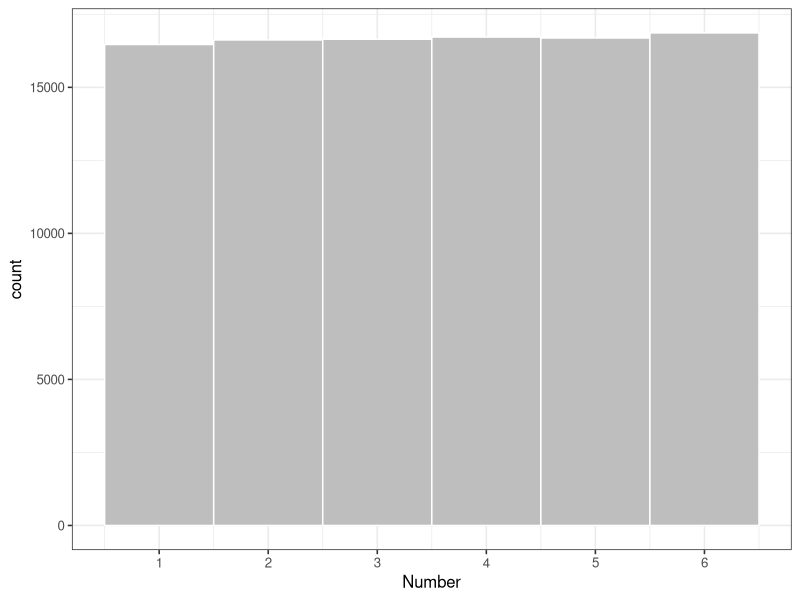
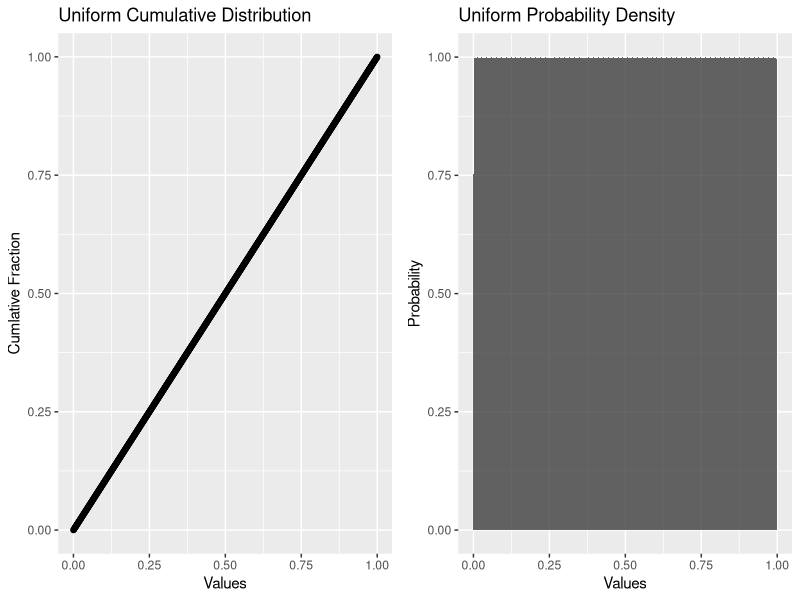
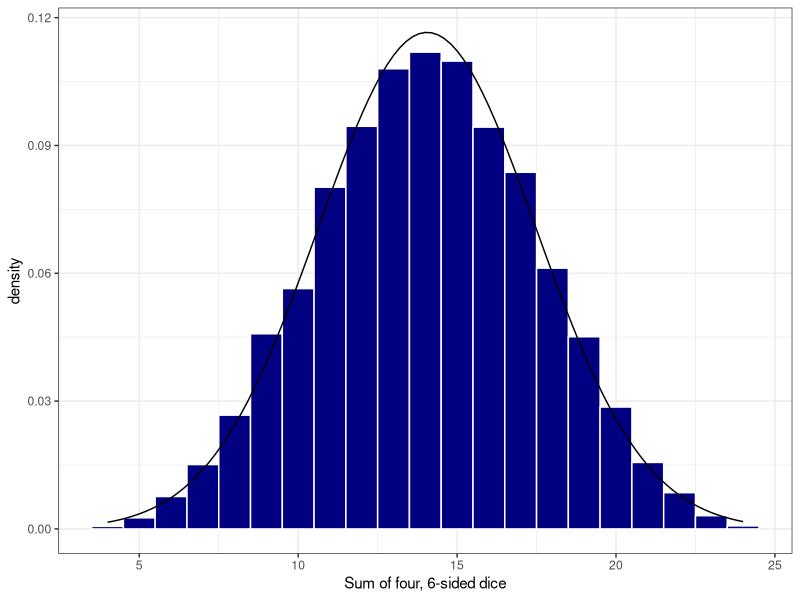
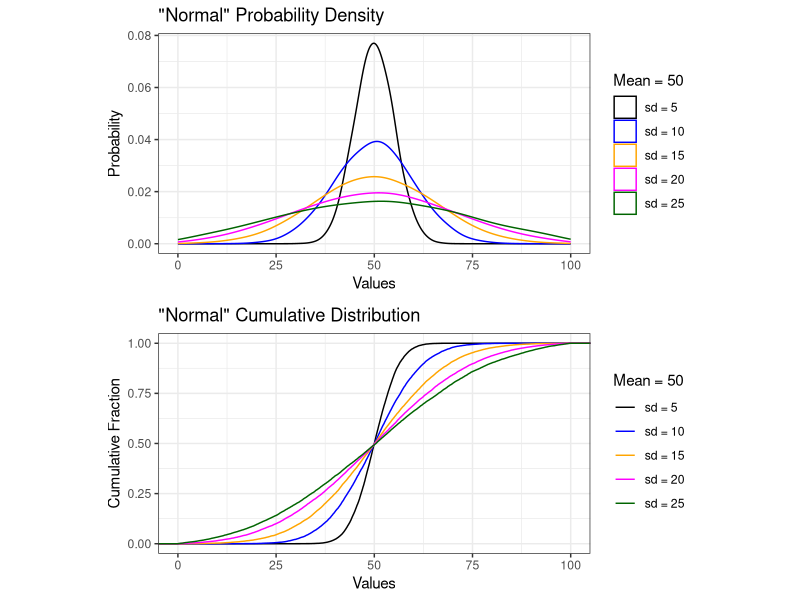
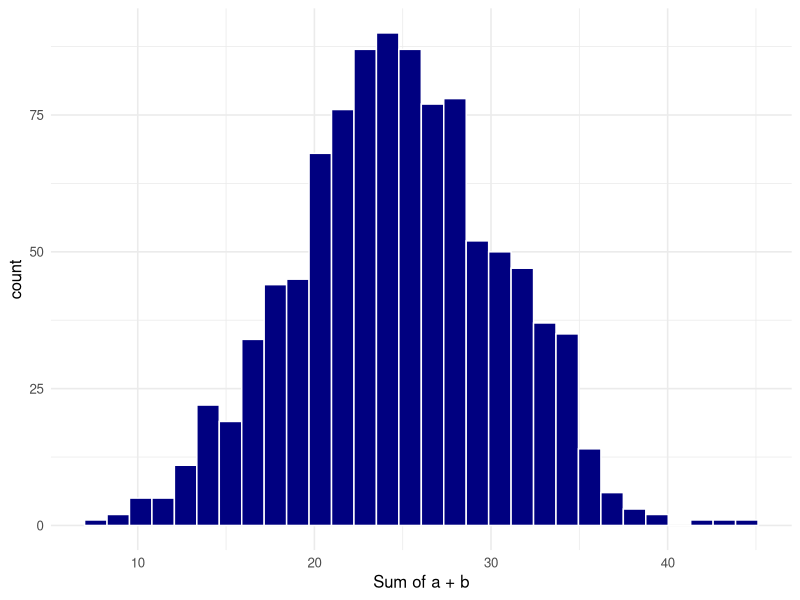
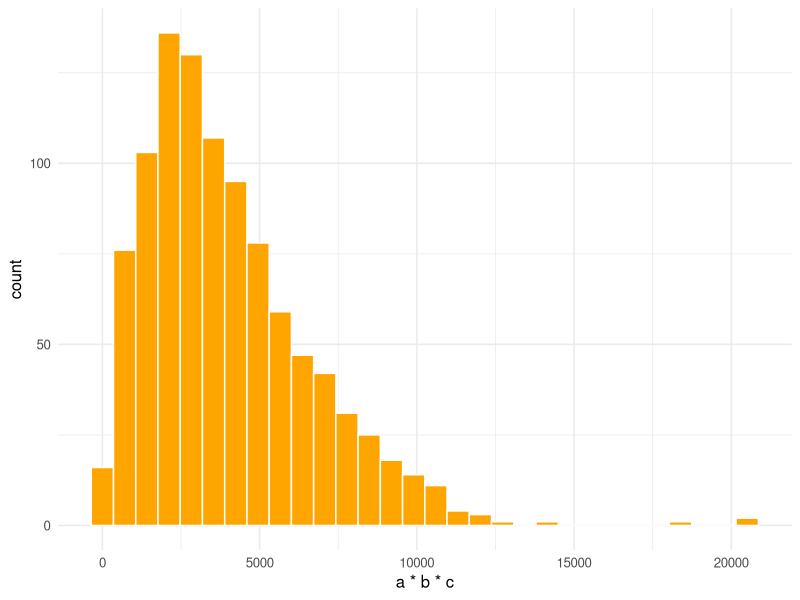
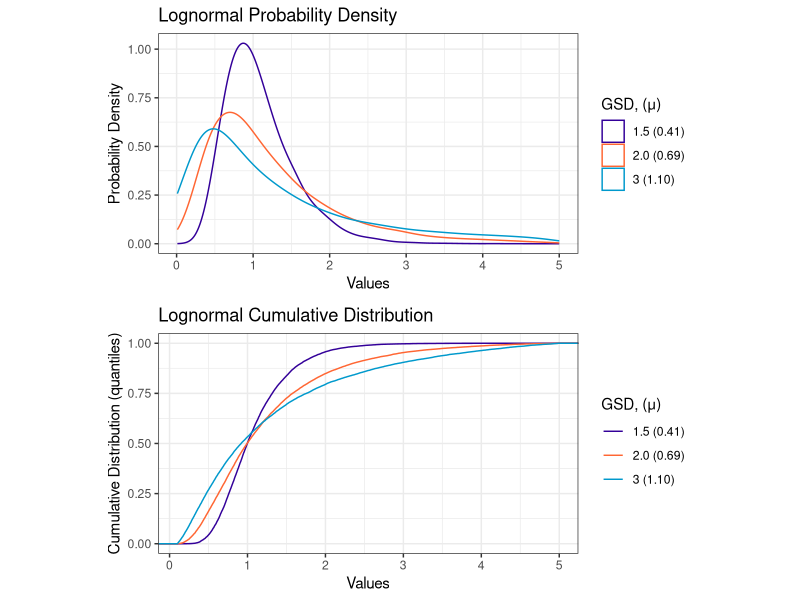
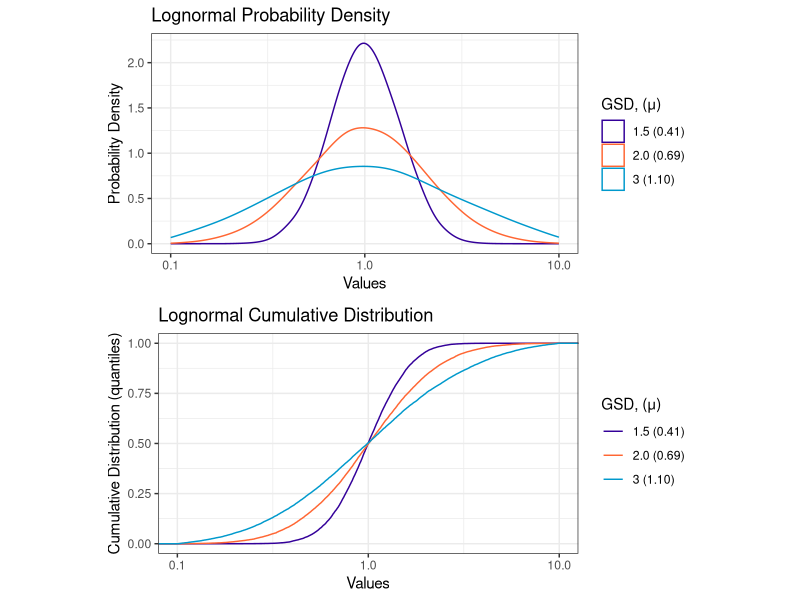

Recreate these plots in R, in order. (Note: this script raises an error after producing the figures.)
## ---- chunk 1
library(tidyverse)
library(gridExtra)
library(grid)
library(broom)
knitr::opts_chunk$set(echo = TRUE, cache = TRUE)

jvPalette <- c("#330099","#CC0066","#FF6633",
                      "#0099CC", "#FF9900","#CC6633",
                      "#FF3366", "#33CC99", "#33999")
## ---- chunk 2
#create a uniform distribition for the first roll of a 6-sided die
six_sided <- tibble(
  rolls = ceiling(runif(10e4, min=1, max=7))
)

#create a histogram of the probability density for a uniform distribution 
ggplot(data = six_sided, aes(x = rolls)) +
  geom_histogram(
      breaks = seq(1,7,1), 
      fill = "grey",
      color = "white") +
  xlab("Number") +
  scale_x_continuous(breaks = c(0.5, 1.5, 2.5, 3.5, 4.5, 5.5, 6.5),
                     labels = as.factor(seq(0,6,1))) +
  theme_bw(base_size = 12)
## ---- chunk 3
unif_dist2<-tibble(data = seq(0,1,0.001), 
                  quant = seq(0,1,0.001))
                  

unif_cdf <- ggplot(data = unif_dist2) +
  geom_point(aes(x=quant, y = data)) +
  labs(title = "Uniform Cumulative Distribution",
       y ="Cumlative Fraction",
       x = "Values")

unif_hist <- ggplot(data = unif_dist2) +
  stat_density(aes(x = data),
                 outline.type = "full",
               kernel = "gaussian",
               n = 4096,
               alpha = 0.75,
               bw = .001) +
  labs(title = "Uniform Probability Density",
       y = "Probability",
       x = "Values")

grid.arrange(unif_cdf, unif_hist, ncol=2)

## ---- chunk 4
#sample a uniform distribution between 0 and 6, replicate 1000 times
#use 'ceiling' function to round up results
four_dice <- tibble(sum = replicate(10000, runif(4, min=0, max=6) %>% 
                         ceiling() %>% 
                         sum() #sum the result
                       ))
ggplot(data = four_dice) +
  geom_histogram(aes(x = sum, after_stat(density)),
                 bins = 21,
                 fill = "navy",
                 color = "white") + 
  stat_function(fun = dnorm, n = 101, 
                args = list(
                  mean = mean(four_dice$sum), 
                  sd = sd(four_dice$sum)
                  )
                ) +
  xlab("Sum of four, 6-sided dice") +
  theme_bw()

## ---- chunk 5
norm2 <- tibble(a = rnorm(n = 20000, mean = 50, sd = 5),
                b = rnorm(n = 20000, mean = 50, sd = 10),
                c = rnorm(n = 20000, mean = 50, sd = 15),
                d = rnorm(n = 20000, mean = 50, sd = 20),
                e = rnorm(n = 20000, mean = 50, sd = 25))

normal_ecdf <- ggplot(data = norm2) +
  stat_ecdf(aes(x = a, color = "sd = 5")) +
  stat_ecdf(aes(x = b, color = "sd = 10")) +
  stat_ecdf(aes(x = c, color = "sd = 15")) +
  stat_ecdf(aes(x = d, color = "sd = 20")) +
  stat_ecdf(aes(x = e, color = "sd = 25")) +
  xlim(0,100) +
  labs(title = "\"Normal\" Cumulative Distribution",
       x = "Values",
       y = "Cumulative Fraction") +
  scale_color_manual(values = c("black", 
                                "blue", 
                                "orange", 
                                "magenta", 
                                "darkgreen"), 
                     breaks=c("sd = 5",
                              "sd = 10",
                              "sd = 15", 
                              "sd = 20", 
                              "sd = 25"),
                     name = "Mean = 50") +
  theme_bw()

normal_density<- ggplot(data = norm2) +
  geom_density(aes(x = a, color = "sd = 5"),
               adjust = 2) +
  geom_density(aes(b, color = "sd = 10"),
               adjust = 2) +
  geom_density(aes(c, color = "sd = 15"),
               adjust = 2) +
  geom_density(aes(d, color = "sd = 20"),
               adjust = 2) +
  geom_density(aes(e, color = "sd = 25"),
               adjust = 2) +
  xlim(0,100) +
  labs(title = "\"Normal\" Probability Density",
       x = "Values",
       y = "Probability") +
  scale_color_manual(values = c("black", 
                                "blue", 
                                "orange", 
                                "magenta", 
                                "darkgreen"), 
                     breaks=c("sd = 5",
                              "sd = 10",
                              "sd = 15", 
                              "sd = 20", 
                              "sd = 25"),
                     name = "Mean = 50") +
  theme_bw() 

grid.arrange(normal_density, normal_ecdf, 
             nrow=2, 
             respect=TRUE, 
             heights = c(0.5, 0.5))


## ---- chunk 6
#create two variables that are normally distributed
normal_data <- tibble(a = rnorm(n=1000, mean = 15, sd = 5),
                   b = rnorm(n=1000, mean = 10, sd = 3))
## ---- chunk 7
#add those variables together and you get a normal distribution
normal_data %>% mutate(c = a + b) -> normal_data

ggplot2::ggplot(data = normal_data) + 
  geom_histogram(aes(c),
                 bins = 30,
                 fill = "navy",
                 color = "white") +
  xlab("Sum of a + b") +
  theme_minimal(base_size = 12)
#ggsave("./images/hist_a_b.png", dpi = 150)
## ---- chunk 8
#multiply together three normal variables
normal_data %>% 
  mutate(d = sample(a*b*c, 1000)) -> log_data

ggplot2::ggplot(data = log_data) + 
  geom_histogram(aes(d),
                 bins = 30,
                 fill = "orange",
                 color = "white") +
  xlab("a * b * c") +
  theme_minimal(base_size = 12) 
## ---- chunk 9

y <- tibble(
  blue = rlnorm(20000, meanlog = 0, sdlog = log(1.5)),
  red = rlnorm(20000, meanlog = 0, sdlog = log(2.0)),
  green = rlnorm(20000, meanlog = 0, sdlog = log(3))
) %>%
  pivot_longer(cols = blue:green,
               names_to = "GSD",
               values_to = "Values") %>%
  mutate(GSD = case_when(
    GSD == "blue" ~ "1.5 (0.41)",
    GSD == "red" ~ "2.0 (0.69)",
    GSD == "green" ~ "3 (1.10)"
  )) %>%
  mutate(GSD = as.factor(GSD))

log.pdf <- ggplot(data = y) +
  geom_density(aes(x = Values, color = GSD),
               adjust = 2) +
  scale_color_manual(name = "GSD, (\U003BC)",
                    values = jvPalette[c(1,3,4)]) +
  ylab("Probability Density") +
  xlim(0.01, 5) + 
  ggtitle("Lognormal Probability Density") +
  theme_bw() +
  theme(legend.direction = "vertical", legend.box = "horizontal")

log.cdf <- ggplot(data = y) +
  stat_ecdf(aes(x = Values, color = GSD)) +
  scale_color_manual(name = "GSD, (\U003BC)",
                    values = jvPalette[c(1,3,4)]) +
  ylab("Cumulative Distribution (quantiles)") +
  xlim(0.1, 5) +
  ggtitle("Lognormal Cumulative Distribution") +
  theme_bw()


grid.arrange(log.pdf, log.cdf,
             nrow=2, 
             respect=TRUE, 
             heights = c(0.5, 0.5))

## ---- chunk 10

log.pdf2 <- ggplot(data = y) +
  geom_density(aes(x = Values, color = GSD),
               adjust = 2) +
  scale_color_manual(name = "GSD, (\U003BC)",
                    values = jvPalette[c(1,3,4)]) +
  ylab("Probability Density") +
  ggtitle("Lognormal Probability Density") +
  theme_bw() +
  theme(legend.direction = "vertical", legend.box = "horizontal") +
  scale_x_log10(limits = c(0.1, 10))

log.cdf2 <- ggplot(data = y) +
  stat_ecdf(aes(x = Values, color = GSD)) +
  scale_color_manual(name = "GSD, (\U003BC)",
                    values = jvPalette[c(1,3,4)]) +
  ylab("Cumulative Distribution (quantiles)") +
  ggtitle("Lognormal Cumulative Distribution") +
  theme_bw() +
  scale_x_log10(limits = c(0.1, 10))


grid.arrange(log.pdf2, log.cdf2,
             nrow=2, 
             respect=TRUE, 
             heights = c(0.5, 0.5))
## ---- chunk 11
set.seed(7)
corr_plots1 <- tibble(
  x = 1:100,
  y1 = 90 - x,
  y2 = map_dbl(x, ~ (.x*(rnorm(1, mean = 1,  sd = 0.06)) 
                     + rnorm(1, mean = 0, sd = 5))),
  y3 = map_dbl(x, ~ (70 - .x*(rnorm(1, mean = 0.6,  sd = 0.15)) 
                     + rnorm(1, mean = 10, sd = 10))),
  y4 = runif(100, 5, 85)) %>%
  pivot_longer(y1:y4, names_to = "type") %>%
  mutate(type = as.factor(type))

levels(corr_plots1$type) <- c("Perfect Negative Correlation", 
                              "Strong Positive Correlation", 
                              "Modest Negative Correlation", 
                              "No Correlation")

cor_results <- corr_plots1 %>%
  group_by(type) %>%
  summarise(r.pearson = cor(x,value)) 
## ---- chunk 12
pearson_plot <- ggplot(data = corr_plots1,
       aes(x = x, y = value)) +
  geom_point(aes(color = type),
             alpha = 0.5) +
  facet_wrap(facets = vars(type),
             ncol = 2) +
   geom_label(x = 25, y = 105, 
            data = cor_results, 
            aes(label = paste("r = ", round(r.pearson, 2))),
            size = 3) +
  theme_bw() +
  xlim(0,110) +
  ylim(0,110) +
  coord_fixed(ratio=1.0) +
  labs(x = "Independent Variable (x-axis)",
       y = "Dependent Variable (y-axis)") +
  theme(legend.position = "none")
 
pearson_plot 
## ---- chunk 13

knitr::include_graphics(path = "./images/pearson_anno.png")
## ---- chunk 14
set.seed(9)
x <- 1:100
y <- x + runif(n = 100, min = -25, max = 25)

cor(x, y)
## ---- chunk 15
set.seed(10)
x <- 1:100
y <- x^4 

cor(x, y)
